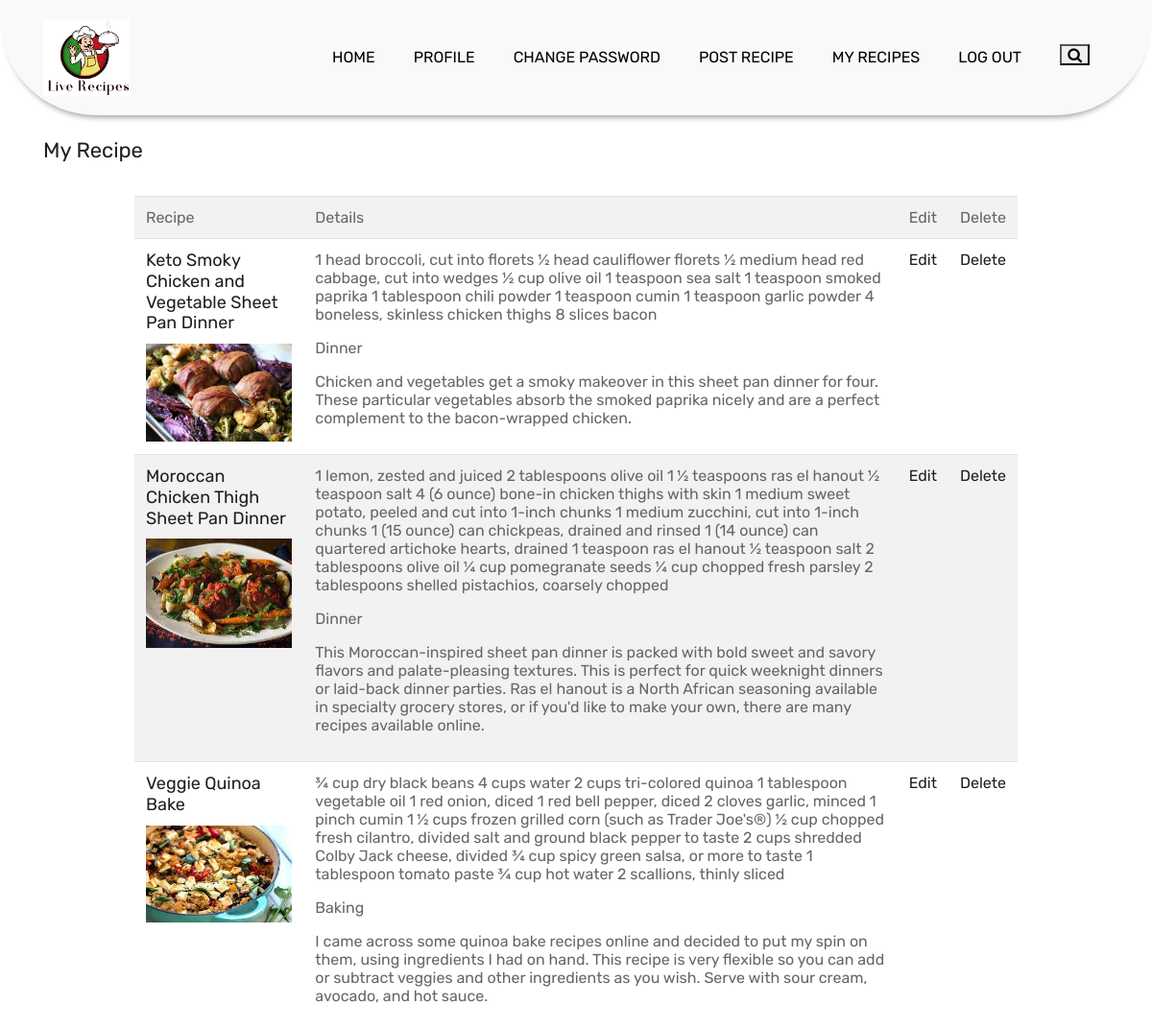
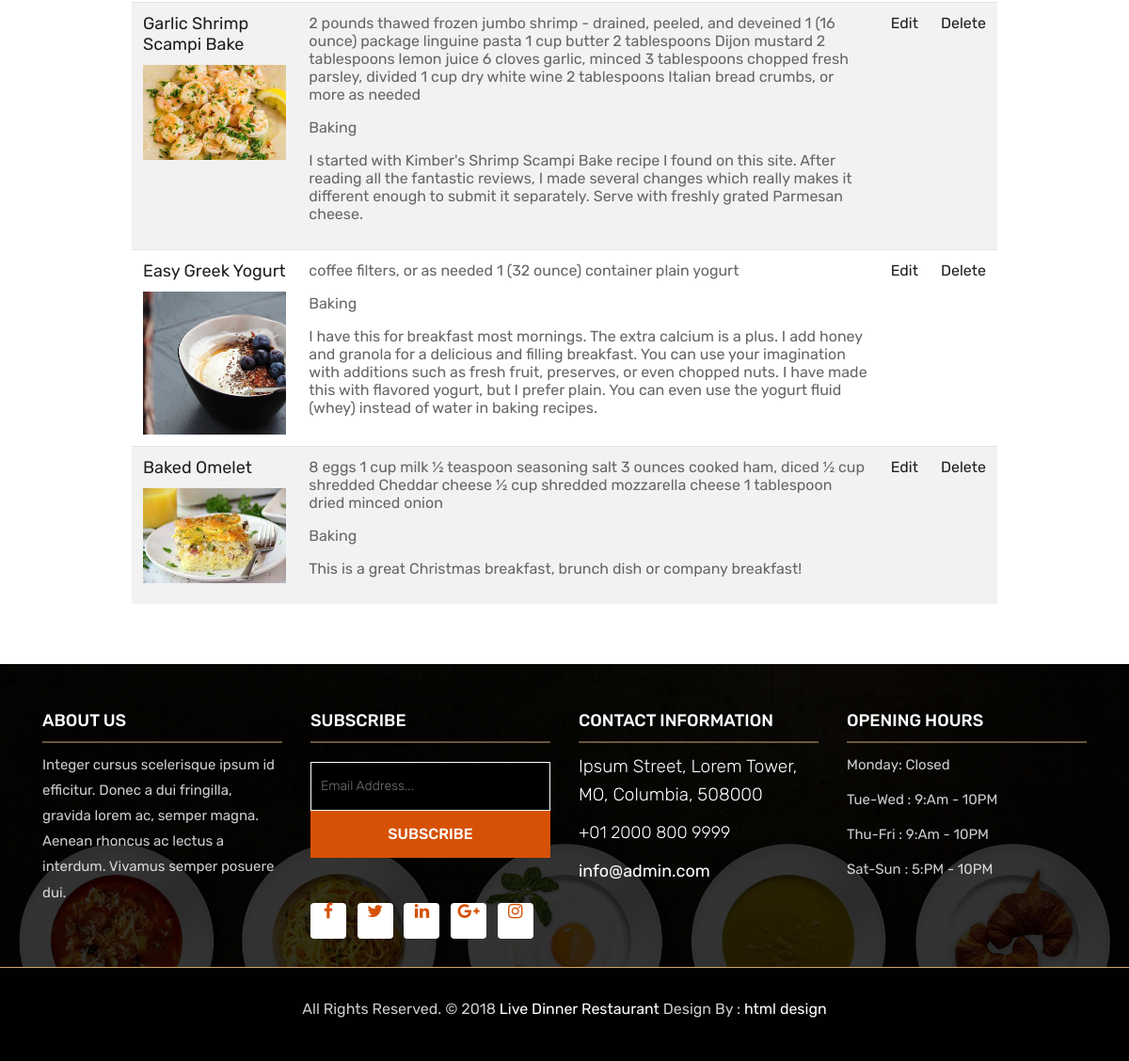
The app's page /myrecipes/ (signed in) with its own data (2 pictures, top to bottom).
### myapp/models.py (models this page shows, shortened)
class Recipe(models.Model):
    rec_title=models.CharField(max_length=200)
    rec_details=models.TextField()
    rec_img1=models.ImageField(upload_to="images/",default="",null="True",blank="True")
    rec_img2=models.ImageField(upload_to="images/",default="",null="True",blank="True")
    rec_img3=models.ImageField(upload_to="images/",default="",null="True",blank="True")
    rec_img4=models.ImageField(upload_to="images/",default="",null="True",blank="True")
    rec_preptime = models.CharField(max_length=100)
    rec_cooktime = models.CharField(max_length=100)
    rec_ingredients = models.CharField(max_length=500,null="True",blank="True")
    rec_directions = models.CharField(max_length=1000,null="True",blank="True")
    rec_nutfacts = models.CharField(max_length=500,null="True",blank="True")
    rec_servings = models.IntegerField()
    rec_type = models.CharField()
    rec_type=models.CharField(choices=CHOICES1,max_length=50)
    rec_posteddate = models.DateTimeField(default=timezone.now)
    rec_catid=models.ForeignKey(Category,on_delete=models.SET_NULL,null=True)
    user_id = models.ForeignKey(User, on_delete=models.SET_NULL,null=True)

class Category(models.Model):
    cat_name=models.CharField(max_length=50)
    cat_img=models.ImageField(upload_to="cat_images/",default="",blank="True",null="True")
    def __str__(self):
        return self.cat_name

### myapp/views.py (the view)
# urls.py: path("myrecipes/",views.myrecipes,name="myrecipes"),
def myrecipes(request):
    userid=request.user.id
    recipes=Recipe.objects.filter(user_id=userid)
    return render(request,'myrecipes.html',{'recipes':recipes})

### myapp/templates/myrecipes.html
{% load static %}
{% include 'header.html' %}
<section id="inner-headline">
	<div class="container pt-4">
		<div class="row">
			<div class="col-lg-12">
				<h2 class="pageTitle">My Recipe</h2>
			</div>
		</div>
	</div>
</section>
<section id="content">
	<div class="container pt-4 pb-5">
	    <div class="row">
		   <div class="col-lg-10 mx-auto">
				<table class="table table-striped">
					<tr>
						<td>Recipe</td>
						<td>Details</td>
						<td>Edit</td>
						<td>Delete</td>
					</tr>
					{%for i in recipes %}
					<tr>
						<td>
							<h3>{{i.rec_title}}</h3>
							<img src="{{i.rec_img1.url}}" class="img-fluid"/>
						</td>
						<td>
							<p>{{i.rec_ingredients}}</p>
							<p>{{i.rec_catid}}</p>
							<p>{{i.rec_details}}</p>
						</td>
						<td><a href="/editrecipe/{{i.id}}">Edit</a></td>
						<td><a href="/delrecipe/{{i.id}}">Delete</a></td>
					</tr>
					{%endfor %}
				</table>
		   </div>
        </div>
    </div>
</section>
  {% include 'footer.html' %}

### myapp/static/css/style.css (style rules this page uses)
body { color: #666666; font-size: 15px; font-family: 'Rubik', sans-serif; line-height: 1.80857; }
a { color: #1f1f1f; text-decoration: none !important; outline: none !important; -webkit-transition: all .3s ease-in-out; -moz-transition: all .3s ease-in-out; -ms-transition: all .3s ease-in-out; -o-transition: all .3s ease-in-out; transition: all .3s ease-in-out; }
h1, h2, h3, h4, h5, h6 { letter-spacing: 0; font-weight: normal; position: relative; padding: 0 0 10px 0; font-weight: normal; line-height: 120% !important; color: #1f1f1f; margin: 0 }
h2 { font-size: 22px }
h3 { font-size: 18px }
a { color: #1f1f1f; text-decoration: none; outline: none; }
a, .btn { text-decoration: none !important; outline: none !important; -webkit-transition: all .3s ease-in-out; -moz-transition: all .3s ease-in-out; -ms-transition: all .3s ease-in-out; -o-transition: all .3s ease-in-out; transition: all .3s ease-in-out; }

### records on screen
Recipe: rec_title "Keto Smoky Chicken and Vegetable Sheet Pan Dinner", rec_img1 (picture), rec_ingredients "1 head broccoli, cut into florets ½ head cauliflower florets ½ medium head red cabbage, cut into wedges ½ cup olive oil 1 teaspoon sea salt 1 teaspoon smoked paprika 1 tablespoon chili powder 1 teaspoon cumin 1 teaspoon garlic powder 4 boneless, skinless chicken thighs 8 slices bacon", rec_catid "Dinner", rec_details "Chicken and vegetables get a smoky makeover in this sheet pan dinner for four. These particular vegetables absorb the smoked paprika nicely and are a perfect complement to the bacon-wrapped chicken."
Recipe: rec_title "Moroccan Chicken Thigh Sheet Pan Dinner", rec_img1 (picture), rec_ingredients "1 lemon, zested and juiced 2 tablespoons olive oil 1 ½ teaspoons ras el hanout ½ teaspoon salt 4 (6 ounce) bone-in chicken thighs with skin 1 medium sweet potato, peeled and cut into 1-inch chunks 1 medium zucchini, cut into 1-inch chunks 1 (15 ounce) can chickpeas, drained and rinsed 1 (14 ounce) can quartered artichoke hearts, drained 1 teaspoon ras el hanout ½ teaspoon salt 2 tablespoons olive oil ¼ cup pomegranate seeds ¼ cup chopped fresh parsley 2 tablespoons shelled pistachios, coarsely chopped", rec_catid "Dinner", rec_details "This Moroccan-inspired sheet pan dinner is packed with bold sweet and savory flavors and palate-pleasing textures. This is perfect for quick weeknight dinners or laid-back dinner parties. Ras el hanout is a North African seasoning available in specialty grocery stores, or if you'd like to make your own, there are many recipes available online."
Recipe: rec_title "Veggie Quinoa Bake", rec_img1 (picture), rec_ingredients "¾ cup dry black beans 4 cups water 2 cups tri-colored quinoa 1 tablespoon vegetable oil 1 red onion, diced 1 red bell pepper, diced 2 cloves garlic, minced 1 pinch cumin 1 ½ cups frozen grilled corn (such as Trader Joe's®) ½ cup chopped fresh cilantro, divided salt and ground black pepper to taste 2 cups shredded Colby Jack cheese, divided ¾ cup spicy green salsa, or more to taste 1 tablespoon tomato paste ¾ cup hot water 2 scallions, thinly sliced", rec_catid "Baking", rec_details "I came across some quinoa bake recipes online and decided to put my spin on them, using ingredients I had on hand. This recipe is very flexible so you can add or subtract veggies and other ingredients as you wish. Serve with sour cream, avocado, and hot sauce."
Recipe: rec_title "Garlic Shrimp Scampi Bake", rec_img1 (picture), rec_ingredients "2 pounds thawed frozen jumbo shrimp - drained, peeled, and deveined 1 (16 ounce) package linguine pasta 1 cup butter 2 tablespoons Dijon mustard 2 tablespoons lemon juice 6 cloves garlic, minced 3 tablespoons chopped fresh parsley, divided 1 cup dry white wine 2 tablespoons Italian bread crumbs, or more as needed", rec_catid "Baking", rec_details "I started with Kimber's Shrimp Scampi Bake recipe I found on this site. After reading all the fantastic reviews, I made several changes which really makes it different enough to submit it separately. Serve with freshly grated Parmesan cheese."
Recipe: rec_title "Easy Greek Yogurt", rec_img1 (picture), rec_ingredients "coffee filters, or as needed 1 (32 ounce) container plain yogurt", rec_catid "Baking", rec_details "I have this for breakfast most mornings. The extra calcium is a plus. I add honey and granola for a delicious and filling breakfast. You can use your imagination with additions such as fresh fruit, preserves, or even chopped nuts. I have made this with flavored yogurt, but I prefer plain. You can even use the yogurt fluid (whey) instead of water in baking recipes."
Recipe: rec_title "Baked Omelet", rec_img1 (picture), rec_ingredients "8 eggs 1 cup milk ½ teaspoon seasoning salt 3 ounces cooked ham, diced ½ cup shredded Cheddar cheese ½ cup shredded mozzarella cheese 1 tablespoon dried minced onion", rec_catid "Baking", rec_details "This is a great Christmas breakfast, brunch dish or company breakfast!"
